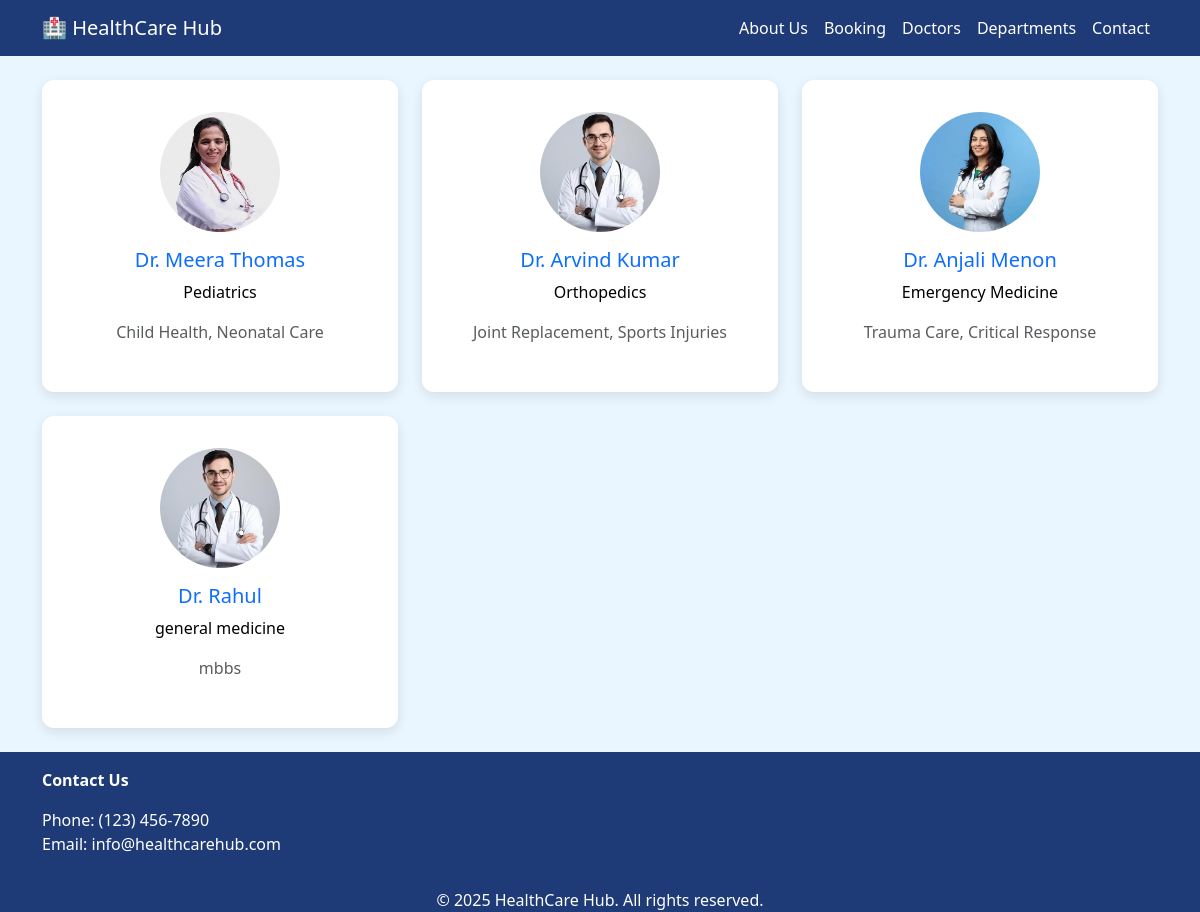
The app's page /doctors/ with its own data.
### hospital_app/models.py (models this page shows, shortened)
class doctor(models.Model):
    doc_name = models.CharField(max_length=100)
    doc_department = models.CharField(max_length=100)
    doc_image = models.ImageField(upload_to='images/')
    doc_specialization = models.TextField()

### hospital_app/views.py (the view)
# urls.py: path('doctors/',views.doctors,name='doctors'),
def doctors(request):
    return render(request, 'doctors.html', {'doc': doctor.objects.all()})

### templates/doctors.html (shortened to what this page needs)
{% extends "base.html" %}
{% load static %}
{% block content %}
  <section class="container py-4">
  <div class="row g-4">
    {% for d in doc %}
  <div class="col-md-4 zoom-box">
    <div class="doctor-card">
      <img src="{{ d.doc_image.url }}" alt="{{ d.doc_name }}" class="doctor-img">
      <h5 class="text-primary">{{ d.doc_name }}</h5>
      <p>{{ d.doc_department }}</p>
      <p class="text-muted">{{ d.doc_specialization }}</p>
    </div>
  </div>
    {% endfor %}
  </div>
  </section>
{% endblock content %}

### templates/base.html (shortened to what this page needs)
{% load static %}
<!DOCTYPE html>
<html lang="en">
<head>
  <link href="https://cdn.jsdelivr.net/npm/bootstrap@5.3.3/dist/css/bootstrap.min.css" rel="stylesheet">
</head>
<body>
<nav class="navbar navbar-expand-lg">
  <div class="container">
    <a class="navbar-brand" href="/">🏥 HealthCare Hub</a>
    <div class="collapse navbar-collapse justify-content-end" id="navbarNav">
      <ul class="navbar-nav">
        <li class="nav-item"><a class="nav-link" href="/about">About Us</a></li>
        <li class="nav-item"><a class="nav-link" href="/booking">Booking</a></li>
        <li class="nav-item"><a class="nav-link" href="/doctors">Doctors</a></li>
        <li class="nav-item"><a class="nav-link" href="/department">Departments</a></li>
        <li class="nav-item"><a class="nav-link" href="/contact">Contact</a></li>
      </ul>
    </div>
  </div>
</nav>
{% block content %} {% endblock content %}
<footer class="footer text-center">
  <div class="container">
    <div class="row mb-3">
      <div class="col-md-6 text-md-start">
        <p><strong>Contact Us</strong></p>
        <p>Phone: (123) 456-7890<br>Email: info@healthcarehub.com</p>
      </div>
    </div>
    <p class="mb-0">&copy; 2025 HealthCare Hub. All rights reserved.</p>
  </div>
</footer>
</body>
</html>

### templates/base.html (style rules this page uses)
body { background-color: #eaf6ff; }
.navbar { background-color: #1f3b77; }
.navbar-brand, .nav-link { color: white !important; font-weight: 500; }
.footer { background-color: #1f3b77; color: white; padding-top: 1rem; }

### templates/doctors.html (style rules this page uses)
body { background-color: #eaf6ff; }
.navbar { background-color: #1f3b77; }
.navbar-brand, .nav-link { color: white !important; font-weight: 500; }
.doctor-card { background-color: #ffffff; border-radius: 12px; padding: 2rem; box-shadow: 0 4px 12px rgba(0,0,0,0.1); text-align: center; transition: all 0.3s ease; color:#000; }
.doctor-img { width: 120px; height: 120px; object-fit: cover; border-radius: 50%; margin-bottom: 1rem; }

### records on screen
doctor: doc_image (picture), doc_name "Dr. Meera Thomas", doc_department "Pediatrics", doc_specialization "Child Health, Neonatal Care"
doctor: doc_image (picture), doc_name "Dr. Arvind Kumar", doc_department "Orthopedics", doc_specialization "Joint Replacement, Sports Injuries"
doctor: doc_image (picture), doc_name "Dr. Anjali Menon", doc_department "Emergency Medicine", doc_specialization "Trauma Care, Critical Response"
doctor: doc_image (picture), doc_name "Dr. Rahul", doc_department "general medicine", doc_specialization "mbbs"
